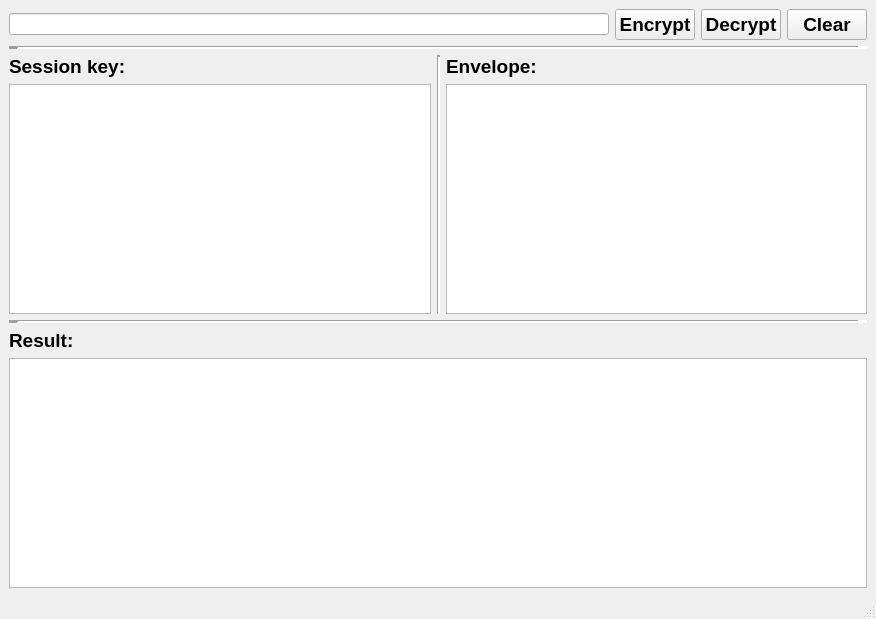
<?xml version="1.0" encoding="UTF-8"?>
<ui version="4.0">
 <class>MainWindow</class>
 <widget class="QMainWindow" name="MainWindow">
  <property name="geometry">
   <rect>
    <x>0</x>
    <y>0</y>
    <width>876</width>
    <height>619</height>
   </rect>
  </property>
  <property name="windowTitle">
   <string>Digital envelope</string>
  </property>
  <widget class="QWidget" name="centralwidget">
   <layout class="QVBoxLayout" name="verticalLayout_5">
    <item>
     <layout class="QVBoxLayout" name="verticalLayout">
      <item>
       <layout class="QHBoxLayout" name="horizontalLayout">
        <item>
         <widget class="QLineEdit" name="line_message"/>
        </item>
        <item>
         <widget class="QPushButton" name="btn_encrypt">
          <property name="font">
           <font>
            <pointsize>14</pointsize>
            <weight>75</weight>
            <bold>true</bold>
           </font>
          </property>
          <property name="text">
           <string>Encrypt</string>
          </property>
         </widget>
        </item>
        <item>
         <widget class="QPushButton" name="btn_decrypt">
          <property name="font">
           <font>
            <pointsize>14</pointsize>
            <weight>75</weight>
            <bold>true</bold>
           </font>
          </property>
          <property name="text">
           <string>Decrypt</string>
          </property>
         </widget>
        </item>
        <item>
         <widget class="QPushButton" name="btn_clear">
          <property name="font">
           <font>
            <pointsize>14</pointsize>
            <weight>75</weight>
            <bold>true</bold>
           </font>
          </property>
          <property name="text">
           <string>Clear</string>
          </property>
         </widget>
        </item>
       </layout>
      </item>
      <item>
       <widget class="Line" name="line">
        <property name="lineWidth">
         <number>10</number>
        </property>
        <property name="orientation">
         <enum>Qt::Horizontal</enum>
        </property>
       </widget>
      </item>
     </layout>
    </item>
    <item>
     <layout class="QHBoxLayout" name="horizontalLayout_2">
      <item>
       <layout class="QVBoxLayout" name="verticalLayout_2">
        <item>
         <widget class="QLabel" name="label">
          <property name="font">
           <font>
            <pointsize>14</pointsize>
            <weight>75</weight>
            <bold>true</bold>
           </font>
          </property>
          <property name="text">
           <string>Session key:</string>
          </property>
         </widget>
        </item>
        <item>
         <widget class="QTextEdit" name="text_sessionKey"/>
        </item>
       </layout>
      </item>
      <item>
       <widget class="Line" name="line_2">
        <property name="lineWidth">
         <number>2</number>
        </property>
        <property name="orientation">
         <enum>Qt::Vertical</enum>
        </property>
       </widget>
      </item>
      <item>
       <layout class="QVBoxLayout" name="verticalLayout_3">
        <item>
         <widget class="QLabel" name="label_3">
          <property name="font">
           <font>
            <pointsize>14</pointsize>
            <weight>75</weight>
            <bold>true</bold>
           </font>
          </property>
          <property name="text">
           <string>Envelope:</string>
          </property>
         </widget>
        </item>
        <item>
         <widget class="QTextEdit" name="text_envelope"/>
        </item>
       </layout>
      </item>
     </layout>
    </item>
    <item>
     <widget class="Line" name="line_3">
      <property name="lineWidth">
       <number>10</number>
      </property>
      <property name="orientation">
       <enum>Qt::Horizontal</enum>
      </property>
     </widget>
    </item>
    <item>
     <layout class="QVBoxLayout" name="verticalLayout_4">
      <item>
       <widget class="QLabel" name="label_4">
        <property name="font">
         <font>
          <pointsize>14</pointsize>
          <weight>75</weight>
          <bold>true</bold>
         </font>
        </property>
        <property name="text">
         <string>Result:</string>
        </property>
       </widget>
      </item>
      <item>
       <widget class="QTextEdit" name="text_result"/>
      </item>
     </layout>
    </item>
   </layout>
  </widget>
  <widget class="QMenuBar" name="menubar">
   <property name="geometry">
    <rect>
     <x>0</x>
     <y>0</y>
     <width>876</width>
     <height>24</height>
    </rect>
   </property>
  </widget>
  <widget class="QStatusBar" name="statusbar"/>
 </widget>
 <resources/>
 <connections/>
</ui>
